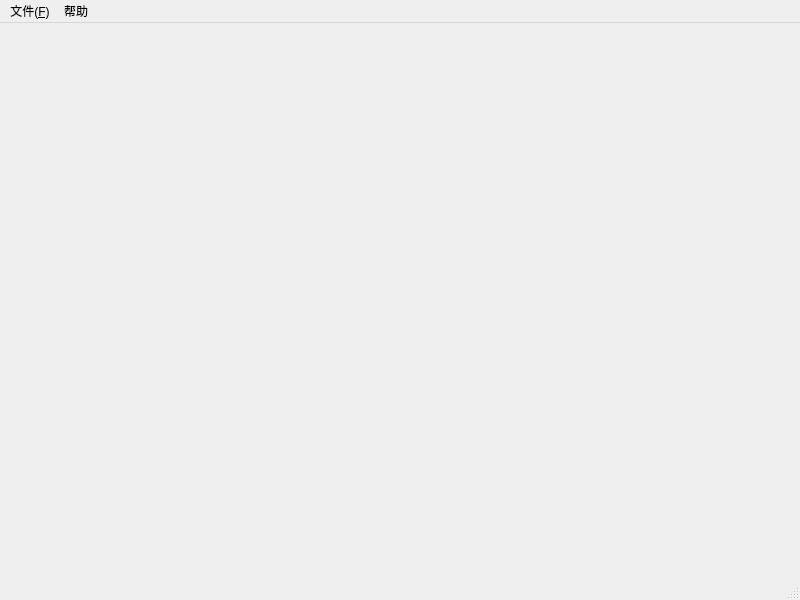
<?xml version="1.0" encoding="UTF-8"?>
<ui version="4.0">
 <class>MyMainWindow</class>
 <widget class="QMainWindow" name="MyMainWindow">
  <property name="geometry">
   <rect>
    <x>0</x>
    <y>0</y>
    <width>800</width>
    <height>600</height>
   </rect>
  </property>
  <property name="windowTitle">
   <string>MainWindow</string>
  </property>
  <widget class="QWidget" name="centralwidget"/>
  <widget class="QMenuBar" name="menubar">
   <property name="geometry">
    <rect>
     <x>0</x>
     <y>0</y>
     <width>800</width>
     <height>26</height>
    </rect>
   </property>
   <widget class="QMenu" name="menu">
    <property name="title">
     <string>文件(&amp;F)</string>
    </property>
    <addaction name="actionNew"/>
    <addaction name="actionOpen"/>
   </widget>
   <widget class="QMenu" name="menu_2">
    <property name="title">
     <string>帮助</string>
    </property>
   </widget>
   <addaction name="menu"/>
   <addaction name="menu_2"/>
  </widget>
  <widget class="QStatusBar" name="statusbar"/>
  <action name="actionNew">
   <property name="icon">
    <iconset resource="res.qrc">
     <normaloff>:/img/resources/new.png</normaloff>:/img/resources/new.png</iconset>
   </property>
   <property name="text">
    <string>新建</string>
   </property>
   <property name="toolTip">
    <string>新建一个空白文件</string>
   </property>
   <property name="shortcut">
    <string>Ctrl+N</string>
   </property>
  </action>
  <action name="actionOpen">
   <property name="text">
    <string>打开(&amp;O)</string>
   </property>
   <property name="toolTip">
    <string>打开已存在文件</string>
   </property>
   <property name="shortcut">
    <string>Ctrl+O</string>
   </property>
  </action>
 </widget>
 <resources>
  <include location="res.qrc"/>
 </resources>
 <connections/>
</ui>
